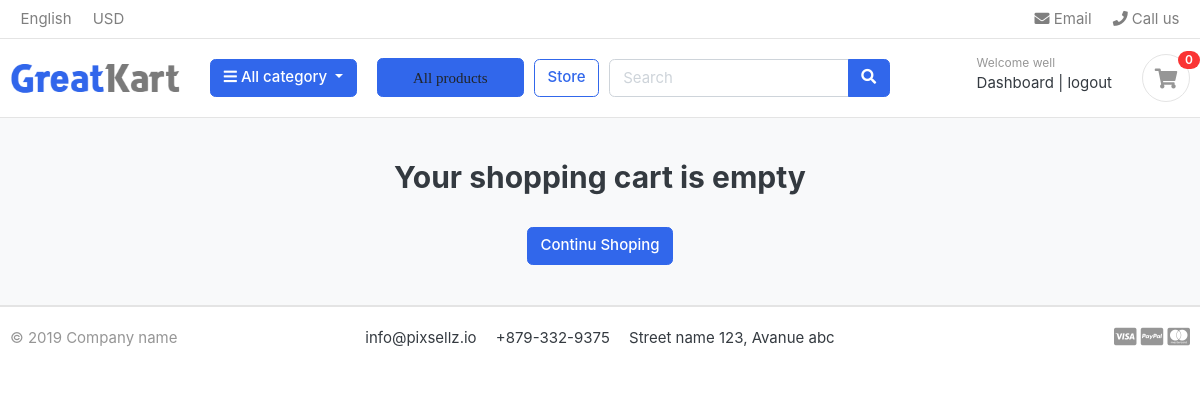
The page /cart/ (signed in) on the database as committed earlier.
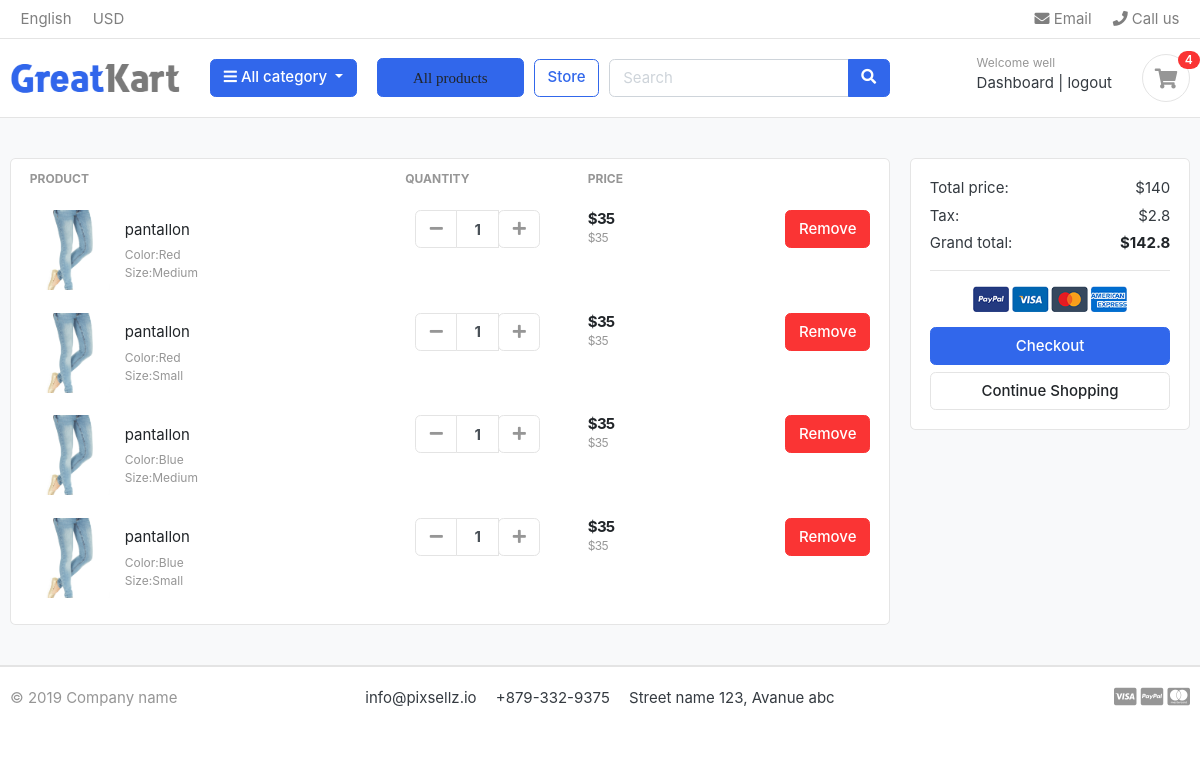
The same page on the database as committed later.
### carts/models.py (models this page shows, shortened)
class CartItem(models.Model):
    user=models.ForeignKey(Accounts,on_delete=models.CASCADE,null=True)
    product=models.ForeignKey(Product,on_delete=models.CASCADE)
    variations =models.ManyToManyField(Variation,blank=True)
    cart=models.ForeignKey(Cart,on_delete=models.CASCADE,null=True)
    quantity=models.IntegerField()
    is_active=models.BooleanField(default=True)
    def sub_total(self):
        return self.product.price * self.quantity

### store/models.py (models this page shows, shortened)
class Product(models.Model):
    product_name=models.CharField(max_length=50,unique=True)
    slug=models.SlugField(max_length=50,unique=True)
    description=models.TextField(max_length=500,blank=True)
    price=models.IntegerField()
    image=models.ImageField(upload_to='photos/products')
    stock=models.IntegerField()
    is_available=models.BooleanField(default=True)
    category=models.ForeignKey(category,on_delete=models.CASCADE)
    created_date=models.DateTimeField(auto_now_add=True)
    modified_date=models.DateTimeField(auto_now=True)
    def get_url(self):
        return reverse('products_details',args=[self.category.slug,self.slug])

class Variation(models.Model):
        product = models.ForeignKey(Product,on_delete=models.CASCADE)
        variation_category=models.CharField(max_length=100,choices=variation_category_choice)
        variation_value=models.CharField(max_length=100)
        is_active      = models.BooleanField(default=True)
        created_date =models.DateTimeField(auto_now=True)
        objects =VariationManager()

### carts/views.py (the view)
# urls.py: path('cart/',views.cart,name='cart'),
def cart(request, total=0, quantity=0, cart_items=None):
    try:
        tax=0
        grand_total=0
        if request.user.is_authenticated:
            cart_items = CartItem.objects.filter(user=request.user, is_active=True)
        else:
            cart = Cart.objects.get(cart_id=_cart_id(request))
            cart_items = CartItem.objects.filter(cart=cart, is_active=True)
        for cart_item in cart_items:
            total += (cart_item.product.price * cart_item.quantity)
            quantity += cart_item.quantity
        tax=(2*total)/100
        grand_total = total+tax
    except ObjectDoesNotExist:
        pass
    context = {
        'total': total,
        'quantity': quantity,
        'cart_items': cart_items,
        'tax':       tax,
        'grand_total':grand_total
    }
    return render(request, 'cart/cart.html', context)

### carts/context_processors.py (called while the page is built)
def counter(request):
    cart_count=0
    if 'admin' in request.path:
        return {}
    else:
        try:
            cart=Cart.objects.filter(cart_id=_cart_id(request))
            if request.user.is_authenticated:
                cart_items = CartItem.objects.all().filter(user=request.user)
            else:
                cart_items = CartItem.objects.all().filter(cart=cart[:1])
            for cart_item in cart_items:
                cart_count += cart_item.quantity
        except Cart.DoesNotExist:
            cart_count=0
    return dict(cart_count = cart_count)

### carts/views.py (called while the page is built)
def _cart_id(request):
    cart = request.session.session_key
    if not cart:
        request.session.create()
        cart = request.session.session_key
    return cart

### category/context_processor.py (called while the page is built)
def menu_link(request):
    links = category.objects.all()
    return dict(links=links)

### category/models.py (called while the page is built)
    def get_url(self):
        return reverse('products_by_category',args=[self.slug])

### e_commerce/templates/cart/cart.html (shortened to what the changed rows need)
{% extends "base.html" %}
{% load static %}
{% block content %}
<section class="section-content padding-y bg">
    <div class="container">
   {% if not cart_items %}
    <h2 class="text-center">Your shopping cart is empty</h2>
    <br>
    <div class="text-center">
     <a href="{% url 'store' %}" class="btn btn-primary">Continu Shoping</a>
    </div>
   {% else %}
    <div class="row">
        <aside class="col-lg-9">
    <div class="card">
    <table class="table table-borderless table-shopping-cart">
    <thead class="text-muted">
    <tr class="small text-uppercase">
      <th scope="col">Product</th>
      <th scope="col" width="120">Quantity</th>
      <th scope="col" width="120">Price</th>
      <th scope="col" class="text-right" width="200"> </th>
    </tr>
    </thead>
    <tbody>
        {% for cart_item in cart_items %}
    <tr>
        <td>
            <figure class="itemside align-items-center">
                <div class="aside"><img src="{{ cart_item.product.image.url }}" class="img-sm"></div>
                <figcaption class="info">
                    <a href="{{ cart_item.product.get_url }}" class="title text-dark">{{ cart_item.product.product_name }}</a>
                    <p class="text-muted small">
                        {% if cart_item.variations.all %}
                            {% for item in cart_item.variations.all %}
                            {{ item.variation_category | capfirst}}:{{ item.variation_value | capfirst}}<br>
                            {% endfor %}
                        {% endif %}
                    </p>
                </figcaption>
            </figure>
        </td>
        <td>
                        <div class="col">
                            <div class="input-group input-spinner">
                                <div class="input-group-prepend">
                                <a href="{% url 'remove_cart' cart_item.product.id  cart_item.id %}" class="btn btn-light" type="button" id="button-plus"> <i class="fa fa-minus"></i> </a>
                                </div>
                                <input type="text" class="form-control"  value="{{ cart_item.quantity }}">
                                <div class="input-group-append">
                                <form action="{% url 'add_cart' cart_item.product.id %}"method="POST">
                                    <button class="btn btn-light" type="submit" id="button-minus"> <i class="fa fa-plus"></i> </button>
                                </form>
                                </div>
                                </div>
                            </div>
        </td>
        <td>
            <div class="price-wrap">
                <var class="price">${{ cart_item.sub_total }}</var>
                <small class="text-muted"> ${{ cart_item.product.price  }}</small>
            </div>
        </td>
        <td class="text-right">
            <a href="{% url 'remove_cart_item' cart_item.product.id cart_item.id %}" onclick="return confirm('Are you sure you want to delete this item?')" class="btn btn-danger"> Remove</a>
        </td>
    </tr>
    {% endfor %}
    </tbody>
    </table>
    </div>
        </aside>
        <aside class="col-lg-3">
            <div class="card">
            <div class="card-body">
                <dl class="dlist-align">
                  <dt>Total price:</dt>
                  <dd class="text-right">${{ total }}</dd>
                </dl>
                <dl class="dlist-align">
                  <dt>Tax:</dt>
                  <dd class="text-right"> ${{tax}}</dd>
                </dl>
                <dl class="dlist-align">
                  <dt>Grand total:</dt>
                  <dd class="text-right text-dark b"><strong>${{ grand_total }}</strong></dd>
                </dl>
                <hr>
                <p class="text-center mb-3">
                    <img src="{% static './images/misc/payments.png'%}" height="26">
                </p>
                <a href="{% url 'checkout' %}" class="btn btn-primary btn-block"> Checkout </a>
                <a href="{% url 'store'%}" class="btn btn-light btn-block">Continue Shopping</a>
            </div>
            </div>
    </aside>
    {% endif %}
    </div>
    </div>
    </section>
{% endblock%}

### e_commerce/templates/includes/navbar.html (shortened to what this page needs)
{% load static %}
<header class="section-header">
    <nav class="navbar p-md-0 navbar-expand-sm navbar-light border-bottom">
    <div class="container">
      <div class="collapse navbar-collapse" id="navbarTop4">
        <ul class="navbar-nav mr-auto">
            <li class="nav-item dropdown">
                 <a href="#" class="nav-link">   English </a>
            </li>
            <li class="nav-item dropdown">
                <a href="#" class="nav-link"> USD </a>
            </li>
        </ul>
        <ul class="navbar-nav">
            <li><a href="#" class="nav-link"> <i class="fa fa-envelope"></i> Email </a></li>
            <li><a href="#" class="nav-link"> <i class="fa fa-phone"></i> Call us </a></li>
        </ul>
      </div>
    </div>
    </nav>
    <section class="header-main border-bottom">
        <div class="container">
    <div class="row align-items-center">
        <div class="col-lg-2 col-md-3 col-6">
            <a href="{% url 'home'%}" class="brand-wrap">
                <img class="logo" src="{%static './images/logo.png'%}">
            </a>
        </div>
        <div class="col-lg col-sm col-md col-6 flex-grow-0">
            <div class="category-wrap dropdown d-inline-block float-right">
                <button type="button" class="btn btn-primary dropdown-toggle" data-toggle="dropdown">
                    <i class="fa fa-bars"></i> All category
                </button>
            </div>
        </div>
        <div class="col-lg col-sm col-md col-6 flex-grow-0">
            <div class="category-wrap float-right">
                <button type="button" class="btn btn-primary ">
                    <i class="fa"><a class="dropdown-item" href="{% url 'store'%}">All products</a></i>
                </button>
            </div>
        </div>
        <a href="{% url 'store' %}" class="btn btn-outline-primary">Store</a>
        <div class="col-lg  col-md-6 col-sm-12 col">
            <form action="{% url 'search' %}" class="search" method='GET'>
                <div class="input-group w-100">
                    <input type="text" class="form-control" style="width:60%;" placeholder="Search" name="keyword">
                    <div class="input-group-append">
                      <button class="btn btn-primary" type="submit">
                        <i class="fa fa-search"></i>
                      </button>
                    </div>
                </div>
            </form>
        </div>
        <div class="col-lg-3 col-sm-6 col-8 order-2 order-lg-3">
                    <div class="d-flex justify-content-end mb-3 mb-lg-0">
                        {% if user.id is None %}
                        <div class="widget-header">
                            <small class="title text-muted">Welcome guest!</small>
                            <div>
                                <a href="{% url 'login' %}">Sign in</a> <span class="dark-transp"> | </span>
                                <a href="{% url 'register' %}"> Register</a>
                            </div>
                        </div>
                        {% else %}
                        <div class="widget-header">
                            <small class="title text-muted">Welcome {{ user.first_name }}</small>
                            <div>
                                <a href="{% url 'dashboard'%}">Dashboard</a> <span class="dark-transp"> | </span>
                                <a href="{% url 'logout' %}"> logout</a>
                            </div>
                        </div>
                        {% endif %}
                        <a href="{% url 'cart' %}" class="widget-header pl-3 ml-3">
                            <div class="icon icon-sm rounded-circle border"><i class="fa fa-shopping-cart"></i></div>
                            <span class="badge badge-pill badge-danger notify">{{ cart_count }}</span>
                        </a>
                    </div>
                </div>
    </div>
        </div>
    </section>
    </header>

Rows that differ between the two databases and show on the page:
added CartItem: product.image (picture), product.product_name "pantallon", quantity "1", sub_total "35", product.price "35"
now on this page (row unchanged): Variation: variation_category "Color", variation_value "Red"
now on this page (row unchanged): Variation: variation_category "Size", variation_value "Medium"
added CartItem: product.image (picture), product.product_name "pantallon", quantity "1", sub_total "35", product.price "35"
now on this page (row unchanged): Variation: variation_category "Size", variation_value "Small"
added CartItem: product.image (picture), product.product_name "pantallon", quantity "1", sub_total "35", product.price "35"
now on this page (row unchanged): Variation: variation_category "Color", variation_value "Blue"
added CartItem: product.image (picture), product.product_name "pantallon", quantity "1", sub_total "35", product.price "35"
Other text that changed with them:
{{ cart_count }}: "0" → "4"
{{ total }}: (not shown) → "140"
{{ tax }}: (not shown) → "2.8"
{{ grand_total }}: (not shown) → "142.8"
text no longer shown: "Your shopping cart is empty Continu Shoping"
text now shown: "PRODUCT QUANTITY PRICE Total price: $ Tax: $ Grand total: $ Checkout Continue Shopping"
